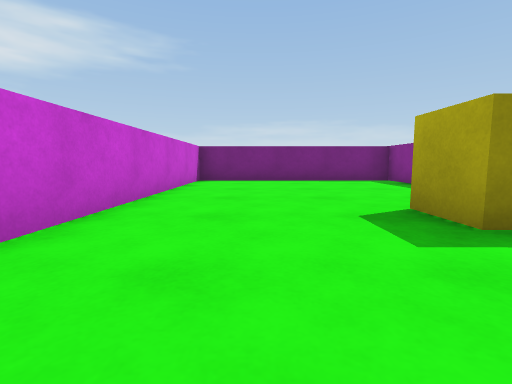
view 1 (above)

17 first-person views from a walk through a Unity game level. The camera is 0.51 m above the floor, tilts 6° down and sees 85° across. The floor is counted in squares, 1 m on a side. Each view is taken from the middle of a square. On the plan, view 1 faces up. The plan holds only what a view shows up to about 9 squares ahead; the rest is blank. The place goes on beyond the plan. The player is left out.

view 2
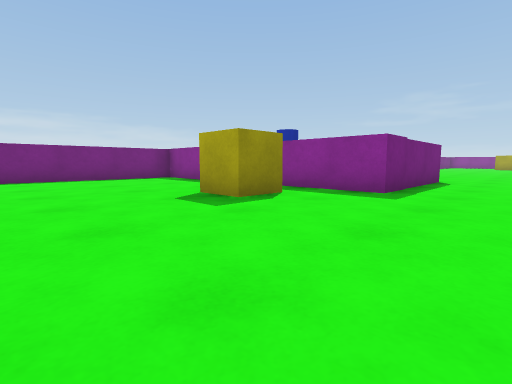

view 3
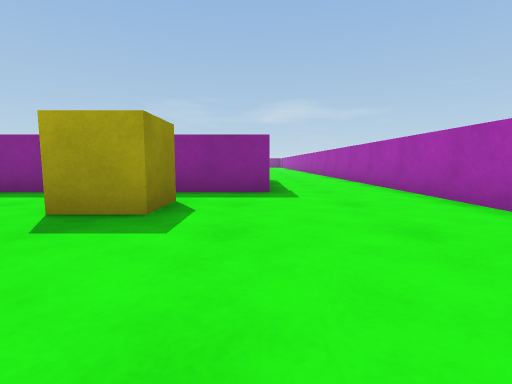

view 4
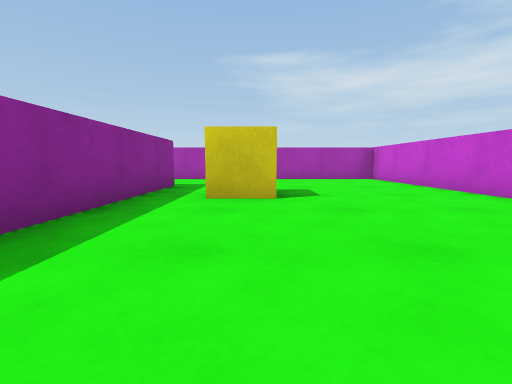

view 5
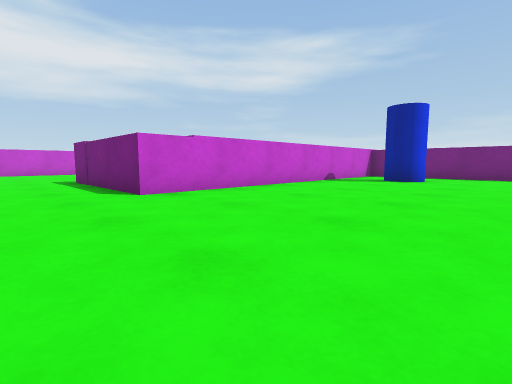

view 6
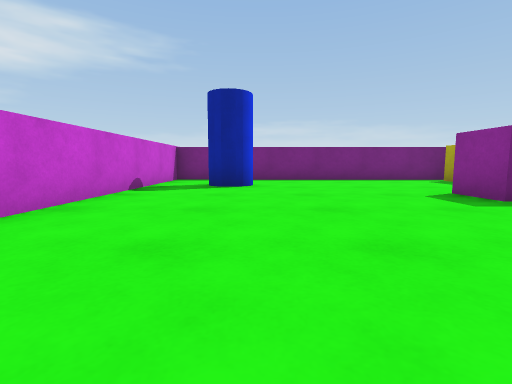

view 7
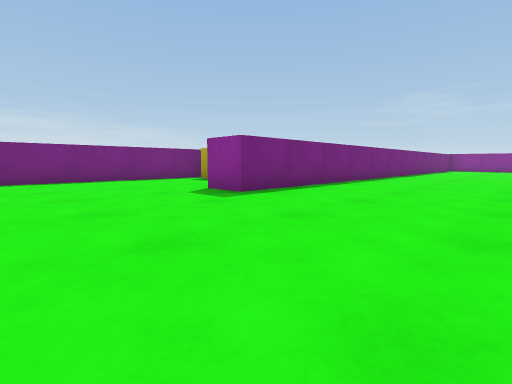

view 8
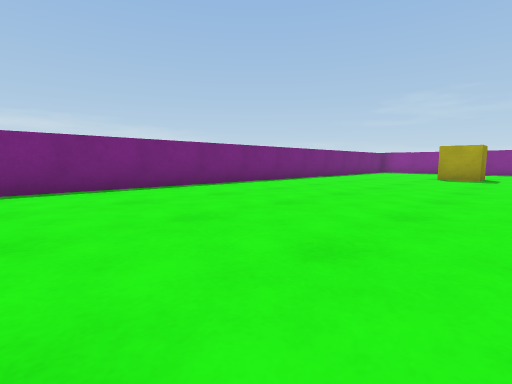

view 9
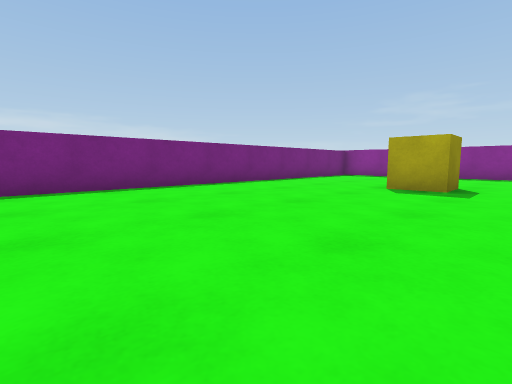

view 10
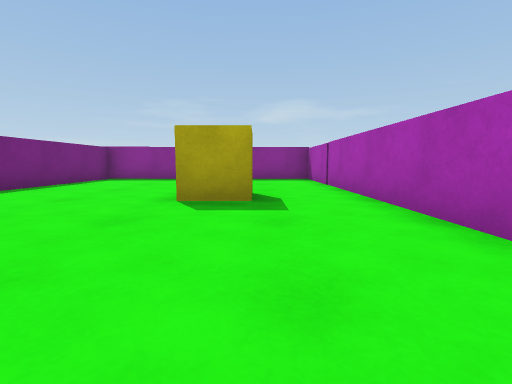

view 11
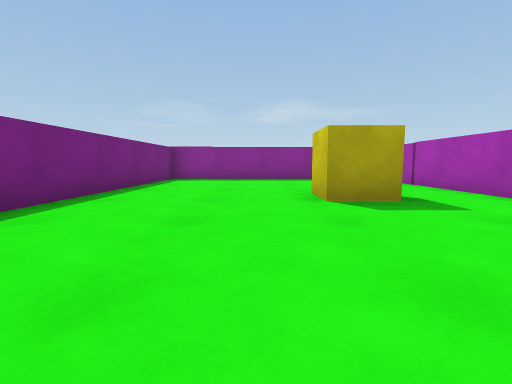

view 12
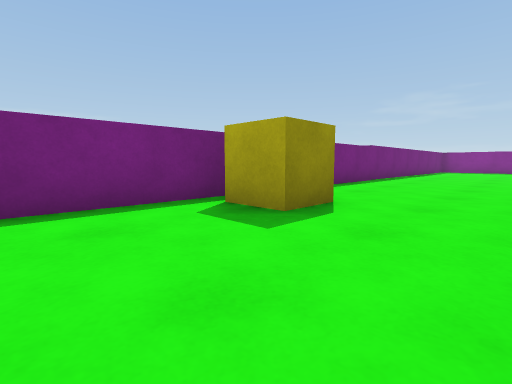

view 13
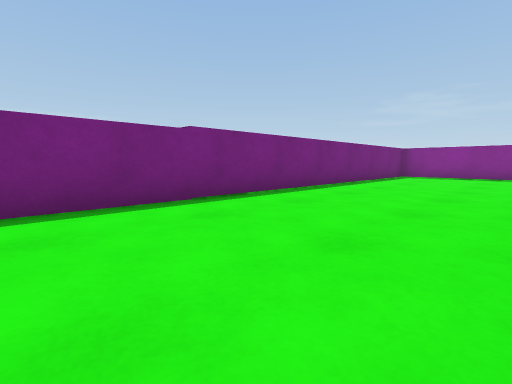

view 14
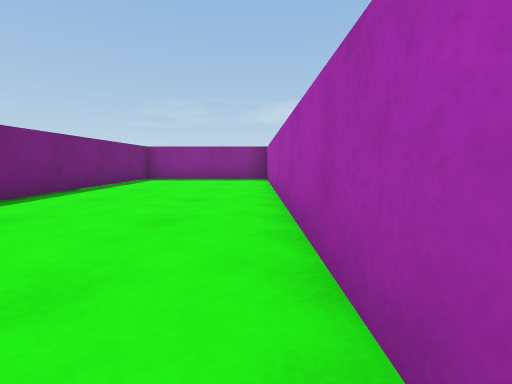

view 15
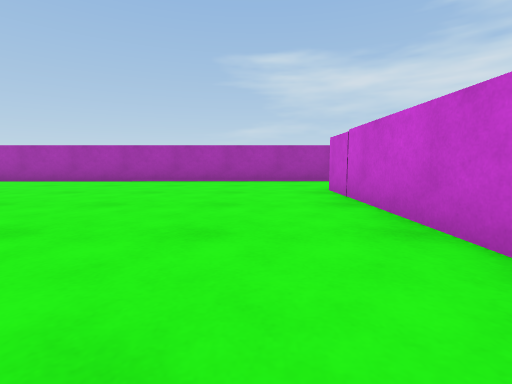

view 16
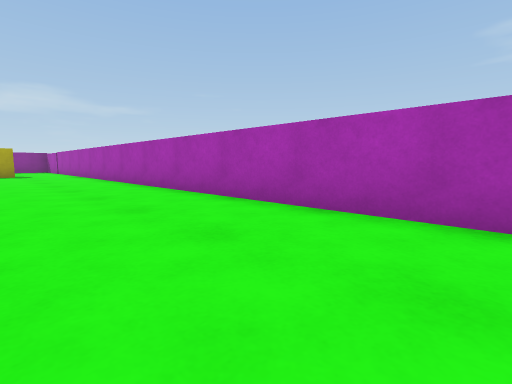

view 17
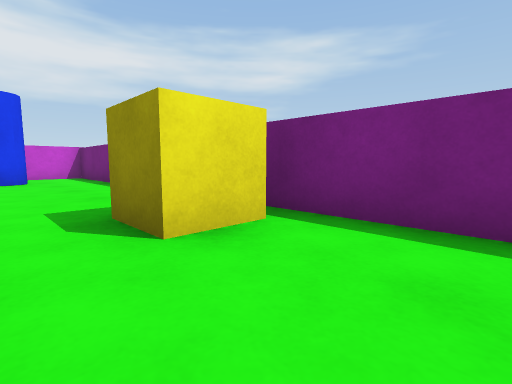

### Floor plan
Ten units are one square. View 1 is at (0, 0); x grows to the right and y downward. Boxes are objects, and circles mark ways between rooms. Rooms are numbered by the first view taken in them; rooms with no view inside come last. Other rooms are left out.
<svg viewBox="-21 -99 325 121">
<path fill="none" stroke="#000" d="M76 -8 38 -8 38 -81 -16 -81 -16 17 84 17M212 -57 299 -57 299 -94 76 -94 76 -8M84 17 299 17 299 -46 133 -46 133 -58"/>
<rect x="15" y="-35" width="10" height="20" fill="#bbb"><title>yellow cube</title></rect>
<rect x="85" y="-75" width="10" height="10" fill="#bbb"><title>blue cylinder</title></rect>
<rect x="155" y="-85" width="10" height="10" fill="#bbb"><title>yellow cube</title></rect>
<rect x="245" y="-15" width="10" height="20" fill="#bbb"><title>yellow cube</title></rect>
<circle cx="75" cy="5" r="3" fill="#2a7"/>
<text x="20" y="-20">1</text>
<text x="180" y="-40">2</text>
</svg>
Room 1 opens to room 2.

Where each view was taken, in squares from view 1:
view 1: 0 up, 0 right, facing up
view 2: 1 down, 1 left, facing up-right
view 3: 1 up, 1 left, facing right
view 4: 7 up, 2 right, facing down
view 5: 1 down, 12 right, facing up-left
view 6: 1 up, 10 right, facing up
view 7: 1 up, 10 right, facing up-right
view 8: 1 down, 15 right, facing up-right
view 9: 1 down, 19 right, facing up-right
view 10: 0 up, 21 right, facing right
view 11: 2 up, 21 right, facing right
view 12: 6 up, 13 right, facing up-right
view 13: 6 up, 19 right, facing up-right
view 14: 6 up, 21 right, facing right
view 15: 6 up, 9 right, facing down
view 16: 1 up, 12 right, facing down-right
view 17: 7 up, 18 right, facing up-left
